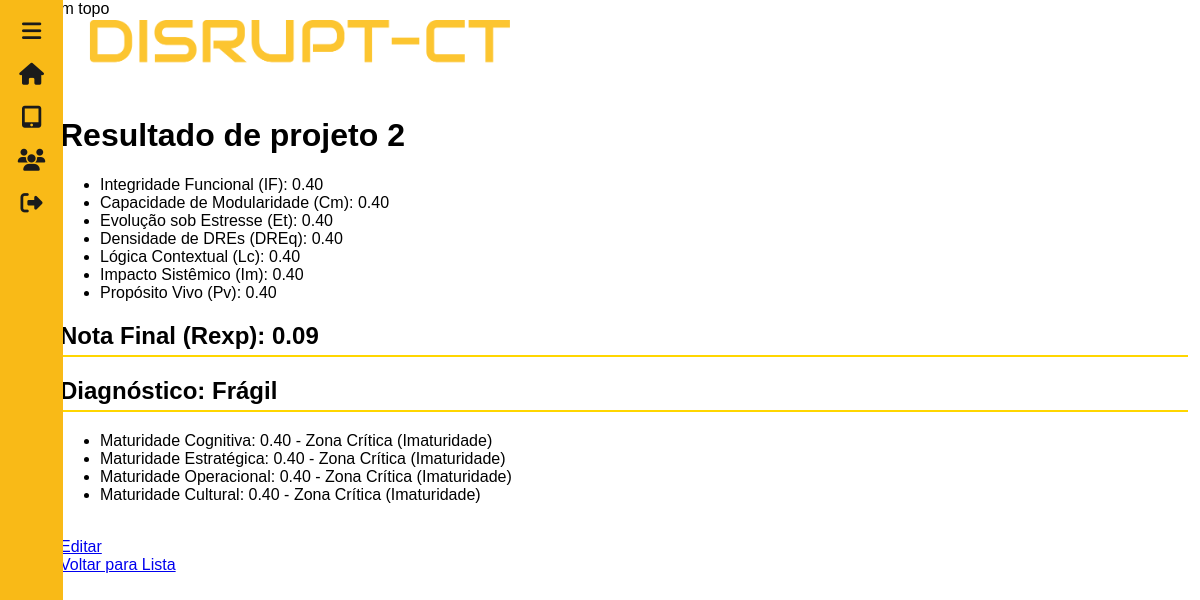
The page /projetos/drexus/resultado/4/ on the database its author committed.
### projetos/models.py (models this page shows, shortened)
class Drexus(models.Model):
    nome = models.CharField(max_length=100)
    descricao = models.TextField()
    diagnostico = models.CharField(max_length=100,default="")
    diagnostico_maturidade = models.CharField(max_length=100,default="")
    diagnostico_cognitiva = models.CharField(max_length=100,default="")
    diagnostico_estrategica = models.CharField(max_length=100,default="")
    diagnostico_operacional = models.CharField(max_length=100,default="")
    diagnostico_cultural = models.CharField(max_length=100,default="")
    IF = models.FloatField(default=0)
    Cm = models.FloatField(default=0)
    Et = models.FloatField(default=0)
    DREq = models.FloatField(default=0)
    Lc = models.FloatField(default=0)
    Im = models.FloatField(default=0)
    Pv = models.FloatField(default=0)
    maturidade_cognitiva = models.FloatField(default=0)
    maturidade_estrategica = models.FloatField(default=0)
    maturidade_operacional = models.FloatField(default=0)
    maturidade_cultural = models.FloatField(default=0)
    IF_notas = models.JSONField(default=list)
    Cm_notas = models.JSONField(default=list)
    Et_notas = models.JSONField(default=list)
    DREq_notas = models.JSONField(default=list)
    Lc_notas = models.JSONField(default=list)
    Im_notas = models.JSONField(default=list)
    Pv_notas = models.JSONField(default=list)
    nota_final = models.FloatField(default=0)

### projetos/views.py (the view)
# urls.py: path('drexus/resultado/<int:pk>/', views.resultado_view, name='resultado'),
def resultado_view(request, pk):
    drexus = get_object_or_404(Drexus, pk=pk)
    context = {'drexus': drexus}
    return render(request, 'projetos/resultado.html', context)

### projetos/templates/projetos/resultado.html (shortened to what this page needs)
{% extends "base.html" %}
{% block content %}
    <h1>Resultado de {{ drexus.nome }}</h1>
    <ul>
        <li>Integridade Funcional (IF): {{ drexus.IF|floatformat:2 }}</li>
        <li>Capacidade de Modularidade (Cm): {{ drexus.Cm|floatformat:2 }}</li>
        <li>Evolução sob Estresse (Et): {{ drexus.Et|floatformat:2 }}</li>
        <li>Densidade de DREs (DREq): {{ drexus.DREq|floatformat:2 }}</li>
        <li>Lógica Contextual (Lc): {{ drexus.Lc|floatformat:2 }}</li>
        <li>Impacto Sistêmico (Im): {{ drexus.Im|floatformat:2 }}</li>
        <li>Propósito Vivo (Pv): {{ drexus.Pv|floatformat:2 }}</li>
    </ul>
    <h2>Nota Final (Rexp): {{ drexus.nota_final|floatformat:2 }}</h2>
    <h2>Diagnóstico: {{ drexus.diagnostico_maturidade }}</h2>
    <ul>
        <li>Maturidade Cognitiva: {{ drexus.maturidade_cognitiva|floatformat:2 }} - {{ drexus.diagnostico_cognitiva }} </li>
        <li>Maturidade Estratégica: {{ drexus.maturidade_estrategica|floatformat:2 }} - {{ drexus.diagnostico_estrategica}} </li>
        <li>Maturidade Operacional: {{ drexus.maturidade_operacional|floatformat:2 }} - {{ drexus.diagnostico_operacional }} </li>
        <li>Maturidade Cultural: {{ drexus.maturidade_cultural|floatformat:2 }} - {{ drexus.diagnostico_cultural }} </li>
    </ul>
    <br>
    <a href="{% url 'projetos:editar_drexus' drexus.pk %}">Editar</a>
    <br>
    <a href="{% url 'projetos:lista_projetos' %}">Voltar para Lista</a>
{% endblock %}

### static/css/main.css (style rules this page uses)
* { box-sizing: border-box; }
body, html { margin: 0; padding: 0; height: 100%; font-family: 'Segoe UI', sans-serif; color: #000; }
.pagina-home { margin: 0; padding: 0; font-family: Arial, sans-serif; display: flex; min-height: 100vh; }
h2 { border-bottom: 2px solid #FFD600; padding-bottom: 5px; }

### rows shown on the page
Drexus: nome "projeto 2", IF "0.40", Cm "0.40", Et "0.40", DREq "0.40", Lc "0.40", Im "0.40", Pv "0.40", nota_final "0.09", diagnostico_maturidade "Frágil", maturidade_cognitiva "0.40", diagnostico_cognitiva "Zona Crítica (Imaturidade)", maturidade_estrategica "0.40", diagnostico_estrategica "Zona Crítica (Imaturidade)", maturidade_operacional "0.40", diagnostico_operacional "Zona Crítica (Imaturidade)", maturidade_cultural "0.40", diagnostico_cultural "Zona Crítica (Imaturidade)"
